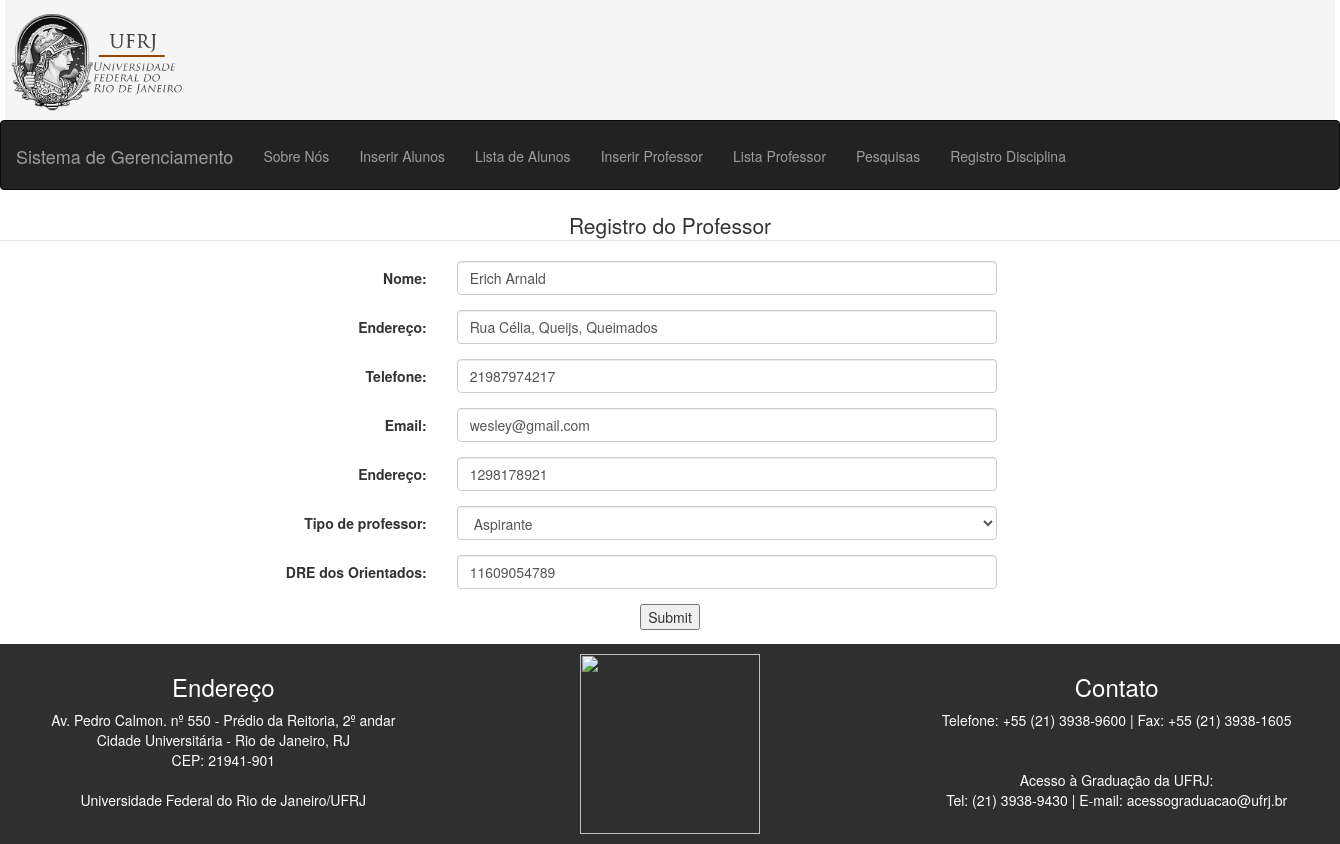
The page /editProf/2 on the database its author committed.
### tables this page shows
CREATE TABLE InfoBasica (
        id INTEGER PRIMARY KEY AUTOINCREMENT,
        nome VARCHAR,
        endereco VARCHAR,
        tel INTEGER,
        email VARCHAR

);

CREATE TABLE Professor (
        id INTEGER PRIMARY KEY AUTOINCREMENT,
        IDGERAL INTEGER,
        SIAPE INTEGER,
        Tipo VARCHAR,
        CodOrientados VARCHAR,
        FOREIGN KEY(IDGERAL) REFERENCES InfoBasica(id)
        );

### app.py (the view)
@app.route("/editProf/<nid>")
def editProf(nid):
    print nid
    conn = sqlite3.connect('Sistema.db')
    conn.row_factory = sqlite3.Row
    cursor = conn.cursor()
    cursor.execute("""Select * from InfoBasica,Professor where Professor.IDGERAL=? and InfoBasica.id=?;""",(nid, nid) )
    rows = cursor.fetchall();
    return render_template("editarProf.html",row=rows[0])

### templates/editarProf.html (shortened to what this page needs)
  {% extends "layout.html" %}
  {% block body %}
    <form class="form-horizontal" action = "{{ url_for('sendEditProf') }}" method = "POST">
      <fieldset>
      <center><legend>Registro do Professor</legend></center>
        <div class="form-group">
          <label class="col-md-4 control-label" for="nome">Nome:</label>
          <div class="col-md-5">
            <input id="nome" name="nome" type="text"  value="{{row['nome']}}"class="form-control input-md" required="">
          </div>
        </div>
        <div class="form-group">
          <label class="col-md-4 control-label" for="dre">Endereço:</label>
          <div class="col-md-5">
            <input id="endereco" name="endereco" type="text" placeholder="Ex: Rua São João, 123" class="form-control input-md" required="" value="{{row['endereco']}}">
          </div>
        </div>
        <div class="form-group">
          <label class="col-md-4 control-label" for="telefone">Telefone:</label>
          <div class="col-md-5">
            <input id="telefone" name="telefone" value="{{row['tel']}}"type="text" placeholder="(21)xxxx - xxxx" class="form-control input-md" required="">
          </div>
        </div>
        <div class="form-group">
          <label class="col-md-4 control-label" for="email">Email:</label>
          <div class="col-md-5">
            <input id="email" name="email" type="text"  value="{{row['email']}}" class="form-control input-md" required="">
          </div>
        </div>
        <div class="form-group">
          <label class="col-md-4 control-label" for="endereco">Endereço:</label>
          <div class="col-md-5">
            <input id="siape" name="siape" type="text"  class="form-control input-md" required="" value="{{row['SIAPE']}}">
          </div>
        </div>
        <div class="form-group">
            <label class="col-md-4 control-label" for="tipoprof">Tipo de professor:</label>
            <div class="col-md-5">
              <select name="tipoprof" id="tipoprof" class="form-control" required>
                {% if row['Tipo']=='Aspirante' %}
                  <option value="Aspirante" selected>Aspirante</option>
                {% elif row['Tipo']=='Permanente' %}
                  <option value="Aspirante">Aspirante</option>
                  <option value="Permanente" selected>Permanente</option>
                  <option value="Permanente-Doutorado">Permanente-Doutorado</option>
                {% elif row['Tipo']=='Permanente-Doutorado' %}
                  <option value="Aspirante">Aspirante</option>
                  <option value="Permanente">Permanente</option>
                  <option value="Permanente-Doutorado" selected>Permanente-Doutorado</option>
                {% endif %}
              </select>
            </div>
          </div>
          <div class="form-group">
            <label class="col-md-4 control-label" for="dre">DRE dos Orientados:</label>
            <div class="col-md-5">
              <input id="dre" name="dre" type="number"  class="form-control input-md" value="{{row['CodOrientados']}}" required>
            </div>
          </div>
      <center>
        <input type="submit"></input>
      </center>
    </fieldset>
  </form>
{% endblock %}

### rows shown on the page
InfoBasica: nome "Erich Arnald", endereco "Rua Célia, Queijs, Queimados", telefone "21987974217", email "wesley@gmail.com"
Professor: siape "1298178921", tipoprof "Aspirante", dre "11609054789"
